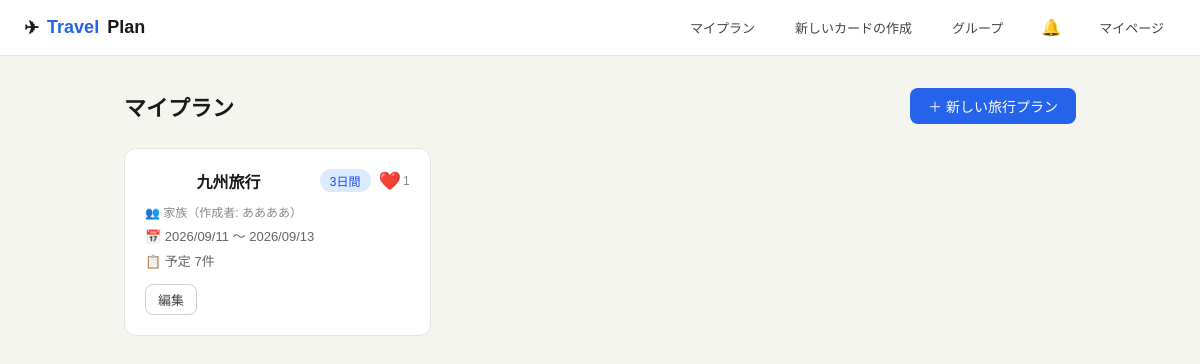
Screenshot of / (signed in) with the database file from the repository.
### travel/models.py (models this page shows, shortened)
class TravelPlan(models.Model):
    user = models.ForeignKey(User, on_delete=models.CASCADE, related_name='plans')
    name = models.CharField(max_length=200)
    start_date = models.DateField(null=True, blank=True)
    end_date = models.DateField(null=True, blank=True)
    share_token = models.UUIDField(default=uuid.uuid4, editable=False, unique=True)
    group = models.ForeignKey(Group, on_delete=models.SET_NULL, null=True, blank=True, related_name='plans')
    participant_count = models.PositiveIntegerField(default=1)
    warikan_enabled = models.BooleanField(default=False)
    created_at = models.DateTimeField(auto_now_add=True)
    updated_at = models.DateTimeField(auto_now=True)
    class Meta:
        ordering = ['-created_at']
    @property
    def day_count(self):
        if self.start_date and self.end_date:
            return (self.end_date - self.start_date).days + 1
        return 1
    @property
    def total_cards(self):
        return self.schedule_items.count()
    def is_liked_by(self, user):
        return self.likes.filter(user=user).exists()

class Group(models.Model):
    name = models.CharField(max_length=100)
    owner = models.ForeignKey(User, on_delete=models.CASCADE, related_name='owned_groups')
    members = models.ManyToManyField(User, related_name='travel_groups', blank=True)
    created_at = models.DateTimeField(auto_now_add=True)
    class Meta:
        ordering = ['name']

### travel/views.py (the view)
# urls.py: path('', views.top_view, name='top'),
@login_required
@never_cache
def top_view(request):
    plans = list(TravelPlan.objects.filter(
        Q(user=request.user) | Q(group__owner=request.user) | Q(group__members=request.user)
    ).distinct())
    for plan in plans:
        plan.my_like = plan.is_liked_by(request.user)
        plan.like_count = plan.likes.count()
    return render(request, 'travel/top.html', {'plans': plans})

### travel/templates/travel/top.html (shortened to what this page needs)
{% extends 'travel/base.html' %}
{% block content %}
<div class="container">
  <div style="display:flex;align-items:center;justify-content:space-between;margin-bottom:24px">
    <h1 style="font-size:22px;font-weight:600">マイプラン</h1>
    <a href="/plan/new/" class="btn btn-primary">＋ 新しい旅行プラン</a>
  </div>
  {% if plans %}
  <div style="display:grid;grid-template-columns:repeat(auto-fill,minmax(260px,1fr));gap:16px">
    {% for plan in plans %}
    <div class="card" style="padding:20px;transition:border-color .15s;cursor:pointer" onclick="location.href='/plan/{{ plan.pk }}/edit/'">
      <div style="display:flex;align-items:flex-start;justify-content:space-between;margin-bottom:10px;gap:8px">
        <div style="font-size:16px;font-weight:600;text-align:center;flex:1">{{ plan.name }}</div>
        <div style="display:flex;align-items:center;gap:8px;flex-shrink:0">
          <span class="badge" style="background:#dbeafe;color:#1d4ed8;white-space:nowrap">{{ plan.day_count }}日間</span>
          <form method="post" action="/plan/{{ plan.pk }}/like/" onclick="event.stopPropagation()" style="margin:0;display:flex;align-items:center;gap:2px">
            <button type="submit" title="{% if plan.my_like %}いいねを取り消す{% else %}いいね{% endif %}" style="background:none;border:none;cursor:pointer;font-size:18px;line-height:1;padding:0">{% if plan.my_like %}❤️{% else %}🤍{% endif %}</button>
            {% if plan.like_count %}<span style="font-size:12px;color:#888">{{ plan.like_count }}</span>{% endif %}
          </form>
        </div>
      </div>
      {% if plan.user != user %}
      <div style="font-size:12px;color:#888;margin-bottom:6px">👥 {{ plan.group.name }}（作成者: {{ plan.user.username }}）</div>
      {% endif %}
      {% if plan.start_date %}
      <div style="font-size:13px;color:#666;margin-bottom:6px">📅 {{ plan.start_date|date:"Y/m/d" }} 〜 {{ plan.end_date|date:"Y/m/d" }}</div>
      {% else %}
      <div style="font-size:13px;color:#aaa;margin-bottom:6px">📅 日程未設定</div>
      {% endif %}
      <div style="font-size:13px;color:#666;margin-bottom:14px">📋 予定 {{ plan.total_cards }}件</div>
      <div style="display:flex;gap:8px">
        <a href="/plan/{{ plan.pk }}/edit/" class="btn btn-secondary btn-sm" onclick="event.stopPropagation()">編集</a>
      </div>
    </div>
    {% endfor %}
  </div>
  {% endif %}
</div>
{% endblock %}

### travel/templates/travel/base.html (style rules this page uses)
* { box-sizing:border-box;margin:0;padding:0 }
body { font-family:'Hiragino Sans','Meiryo',sans-serif;background:#f5f5f0;color:#1a1a1a;min-height:100vh }
a { color:#2563eb;text-decoration:none }
.btn { display:inline-flex;align-items:center;gap:6px;padding:8px 18px;border-radius:8px;font-size:14px;font-weight:500;cursor:pointer;border:none;transition:all .15s }
.btn-primary { background:#2563eb;color:#fff }
.btn-secondary { background:#fff;color:#444;border:1px solid #d0d0cc }
.btn-sm { padding:5px 12px;font-size:13px }
.container { max-width:1000px;margin:0 auto;padding:32px 24px }
.card { background:#fff;border:1px solid #e5e5e0;border-radius:12px;padding:24px }
.badge { display:inline-block;padding:3px 10px;border-radius:20px;font-size:12px;font-weight:500 }

### rows the page displays
TravelPlan: name "九州旅行", day_count "3", like_count "1", group.name "家族", user.username "ああああ", start_date "2026/09/11", end_date "2026/09/13", total_cards "7"
